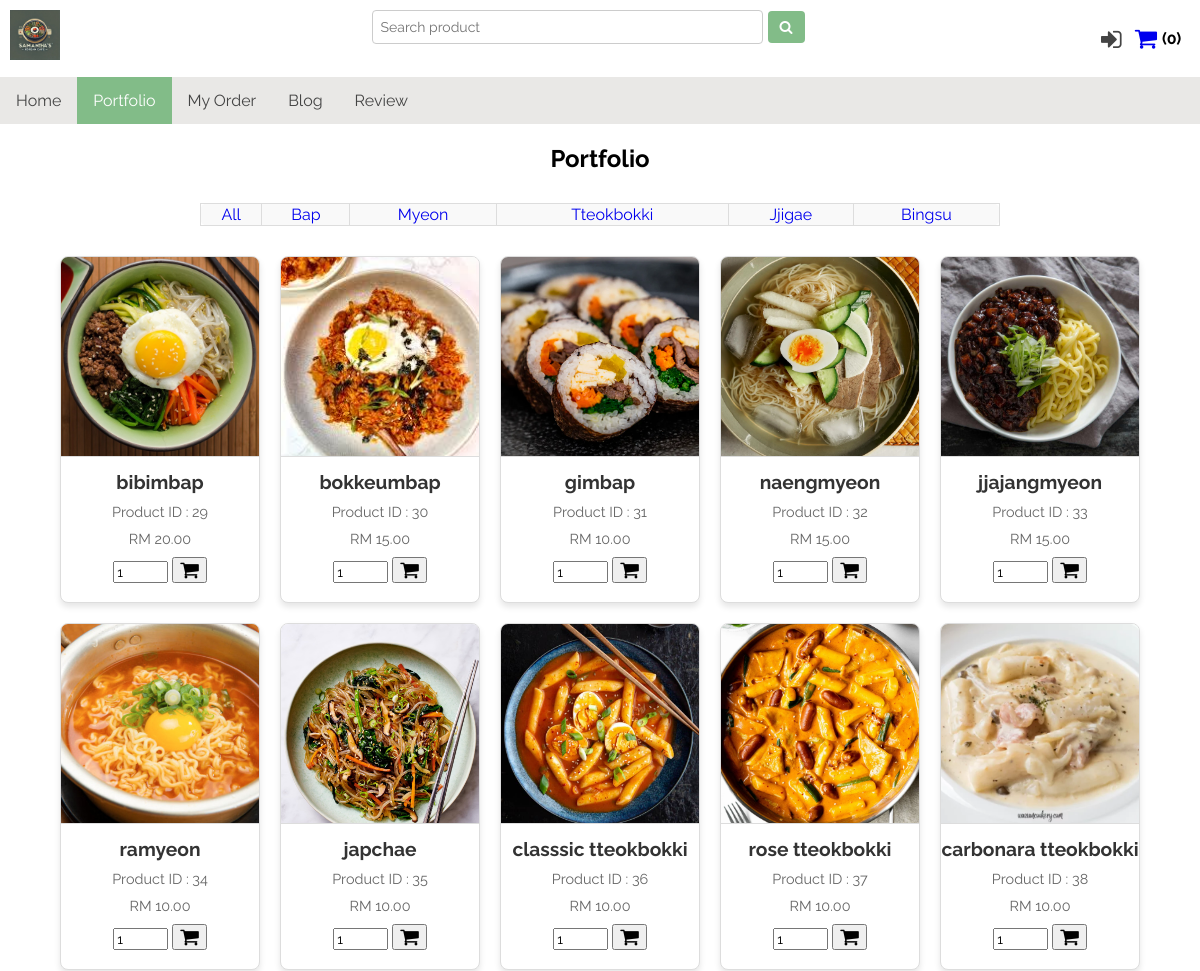
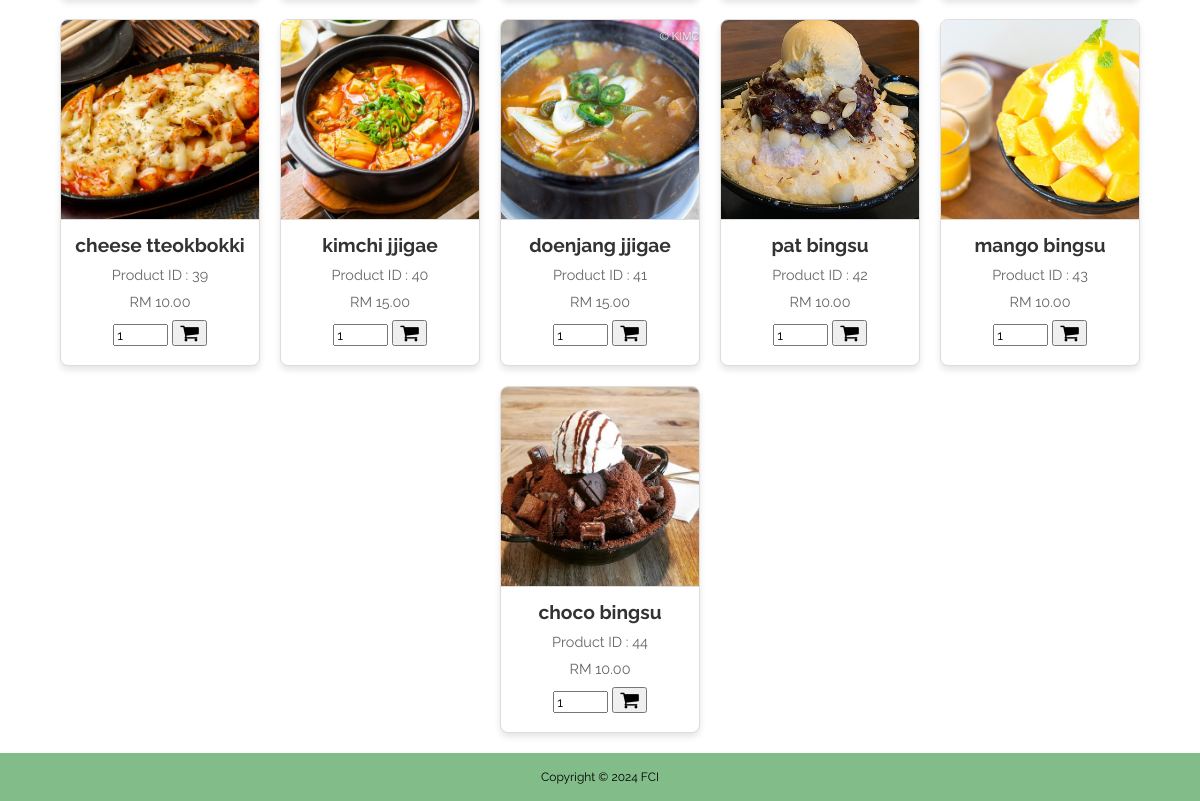
The page /ppms/portfolio.php on the database its author committed (2 pictures, top to bottom).
### tables this page shows
CREATE TABLE `category` (
  `categoryID` int(11) NOT NULL,
  `categoryName` varchar(100) NOT NULL,
  `categoryDesc` varchar(100) NOT NULL,
  `createDate` timestamp NOT NULL DEFAULT current_timestamp()
);

CREATE TABLE `product` (
  `productID` int(11) NOT NULL,
  `productName` varchar(100) NOT NULL,
  `productImg` varchar(100) NOT NULL,
  `categoryID` int(11) NOT NULL,
  `productQty` int(11) NOT NULL,
  `productPrice` decimal(8,2) NOT NULL
);

### ppms/portfolio.php (the view, shortened to what this page needs)
<?php
include("config/config.php");
if(isset($_GET['cat']) && ($_GET['cat']!= '0')){
	$categoryID = $_GET['cat'];
	$sql_product = "SELECT * FROM product WHERE categoryID = $categoryID";
}
else {
$sql_product = "SELECT * FROM product";
}
$result = mysqli_query($conn, $sql_product);
$rowcount = mysqli_num_rows($result);
?>
<!DOCTYPE html>
<html lang="en">
<head>
	<link rel="stylesheet" href="css/newstyle.css">
	<link rel="stylesheet" href="https://cdnjs.cloudflare.com/ajax/libs/font-awesome/4.7.0/css/font-awesome.min.css">
</head>
<body>
	<?php
		include("includes/userNav.php");
	?>
	<div class="container">
    <?php
      include("includes/topNav.php");
    ?>
  <main>
    <h2 style="text-align: center;">Portfolio</h2>
    <div class="section">
  <table border="1" align="center">
    <tr>
      <?php
      $sql_categories = "SELECT * FROM category";
      $result_categories = mysqli_query($conn, $sql_categories);
      echo '<td><a href="portfolio.php?cat=0" style="text-decoration: none;">All</a></td>';
      if (mysqli_num_rows($result_categories) > 0) {
        while ($category = mysqli_fetch_assoc($result_categories)) {
          echo '<td><a href="portfolio.php?cat=' . $category['categoryID'] . '" style="text-decoration: none;">' . htmlspecialchars($category['categoryName']) . '</a></td>';
        }
      } else {
        echo '<td>No categories available</td>';
      }
      ?>
    </tr>
  </table>
</div>
    <div class="product-container">
        <?php
        if ($rowcount > 0) {
            while ($row = mysqli_fetch_assoc($result)) {
                echo '<div class="product-card">';
                echo '<img src="' . $row["productImg"] . '" alt="' . $row["productName"] . '">';
                echo '<h3>' . $row["productName"] . '</h3>';
                echo '<p> Product ID : ' . $row["productID"] . '</p>';
                echo '<p> RM ' . $row["productPrice"] . '</p>';
                echo '<form method="post" action="cart_action.php?action=add&id=' . $row['productID'] . '">
                <input type="number" name="quantity" value="1" min="1" max="999"/>
                <button type="submit"><i class="fa fa-shopping-cart" style="font-size:20px"></i></button>
                </form>';
                echo '<br></div>';
            }
        } else {
            echo "No products found.";
        }
        ?>
    </div>
  </main>
  </div>
  <footer class="footer">
		<p>Copyright &copy; 2024 FCI</p>
	</footer>
</body>
</html>

### ppms/includes/usernav.php
<div class="usernav">
    <div class="logo-container">
        <a href="<?php echo BASE_URL; ?>">
            <img src="<?php echo BASE_URL; ?>img/logo.jpeg" alt="Logo" class="logo">
        </a>
    </div>
    <div class="search-container">
        <form action="<?php echo BASE_URL; ?>search.php" method="post">
            <input type="search" placeholder="Search product" name="search_text" size="50" required>
            <button type="submit"><i class="fa fa-search"></i></button>
        </form>
    </div>
    <div class="user-links">
        <?php if (isset($_SESSION["UID"])) { ?>
            <span>Welcome, <b><?php echo $_SESSION["userName"]; ?></b></span>
            <a href="<?php echo BASE_URL; ?>userAuth/logout.php" class="cart-button" title="Logout">
                <i class="fa fa-sign-out" style="font-size:24px;" alt="Logout"></i>
            </a>
        <?php } else { ?>
            <a href="javascript:void(0);" onclick="openLoginPopup()" class="cart-button">
                <i class="fa fa-sign-in" style="font-size:24px;" title="Login"></i>
            </a>
        <?php } ?>
        <?php
        echo '<a href="cart_action.php" title="My Cart"><i class="fa fa-shopping-cart" style="font-size:24px"></i></a> ';
        if (isset($_SESSION["cart_item"])) {
            $countItem = count($_SESSION["cart_item"]);
            echo "<b>($countItem)</b>&nbsp;</p>";
        } else {
            echo "<b>(0)&nbsp;</b></p>";
        } ?>
    </div>
</div>

### ppms/includes/topnav.php (shortened to what this page needs)
<nav class="topnav" id="myTopnav">
    <a href="index.php">Home</a>
    <a href="portfolio.php">Portfolio</a>
    <a href="my_order.php">My Order</a>
    <a href="blog.php">Blog</a>
    <a href="review.php">Review</a>
</nav>

### ppms/css/newstyle.css (style rules this page uses)
* { box-sizing: border-box; }
html, body { height: 100%; margin: 0; display: flex; flex-direction: column; font-family: "Raleway", sans-serif; background-color: #ffffff; }
.container { flex: 1; display: flex; flex-direction: column; }
table { width: 90%; max-width: 800px; margin: 0 auto; border-collapse: collapse; text-align: center; padding: 20px; background-color: #f9f9f9; border: 1px solid #ddd; border-radius: 8px; }
.topnav { overflow: hidden; color: #444444; background-color: #e9e8e6; margin-top: 0; }
.topnav a { float: left; display: block; color: #444444; text-align: center; padding: 14px 16px; text-decoration: none; }
.topnav a.active { background-color: #82bc88; color: white; }
.footer { background-color: #82bc88; color: black; text-align: center; font-size: 12px; padding: 5px; margin-top: auto; }
input, textarea, select, select option, button { font-family: "Raleway", sans-serif; }
.section { padding: 10px; margin: auto; }
.usernav { display: flex; flex-direction: row; font-size: 30px; text-align: center; }
.logo-container { padding: 10px; flex: 10%; text-align: left; }
.search-container { padding: 10px; flex: 40%; }
.user-links { padding: 10px; flex: 0 0 auto; display: flex; justify-content: flex-end; align-items: center; gap: 5px; font-size: 16px; }
.logo { max-height: 50px; width: auto; }
.search-container form { display: flex; align-items: center; gap: 5px; }
.search-container input { padding: 8px; border: 1px solid #ccc; border-radius: 4px; font-size: 14px; }
.search-container button { padding: 8px 12px; border: none; background-color: #82bc88; color: white; cursor: pointer; font-size: 14px; border-radius: 4px; }
.cart-button { text-decoration: none; color: #444444; display: inline-flex; align-items: center; padding: 8px; border-radius: 4px; }

### ppms/portfolio.php (style rules this page uses)
.product-container { display: flex; flex-wrap: wrap; gap: 20px; justify-content: center; margin: 20px; }
.product-card { width: 200px; border: 1px solid #ddd; border-radius: 8px; overflow: hidden; box-shadow: 0 4px 6px rgba(0, 0, 0, 0.1); text-align: center; background-color: #fff; transition: transform 0.3s, box-shadow 0.3s; }
.product-card img { width: 100%; height: 200px; object-fit: cover; border-bottom: 1px solid #ddd; }
.product-card h3 { font-size: 1.2em; margin: 10px 0; color: #333; }
.product-card p { font-size: 0.9em; color: #666; margin: 0 10px 10px; }

### rows shown on the page
category: categoryName "Bap"
category: categoryName "Myeon"
category: categoryName "Tteokbokki"
category: categoryName "Jjigae"
category: categoryName "Bingsu"
product: productImg+productName (picture), productName "bibimbap", productID "29", productPrice "20.00"
product: productImg+productName (picture), productName "bokkeumbap", productID "30", productPrice "15.00"
product: productImg+productName (picture), productName "gimbap", productID "31", productPrice "10.00"
product: productImg+productName (picture), productName "naengmyeon", productID "32", productPrice "15.00"
product: productImg+productName (picture), productName "jjajangmyeon", productID "33", productPrice "15.00"
product: productImg+productName (picture), productName "ramyeon", productID "34", productPrice "10.00"
product: productImg+productName (picture), productName "japchae", productID "35", productPrice "10.00"
product: productImg (picture), productName "classsic tteokbokki", productID "36", productPrice "10.00"
product: productImg (picture), productName "rose tteokbokki", productID "37", productPrice "10.00"
product: productImg (picture), productName "carbonara tteokbokki", productID "38", productPrice "10.00"
product: productImg (picture), productName "cheese tteokbokki", productID "39", productPrice "10.00"
product: productImg (picture), productName "kimchi jjigae", productID "40", productPrice "15.00"
product: productImg (picture), productName "doenjang jjigae", productID "41", productPrice "15.00"
product: productImg (picture), productName "pat bingsu", productID "42", productPrice "10.00"
product: productImg (picture), productName "mango bingsu", productID "43", productPrice "10.00"
product: productImg (picture), productName "choco bingsu", productID "44", productPrice "10.00"
